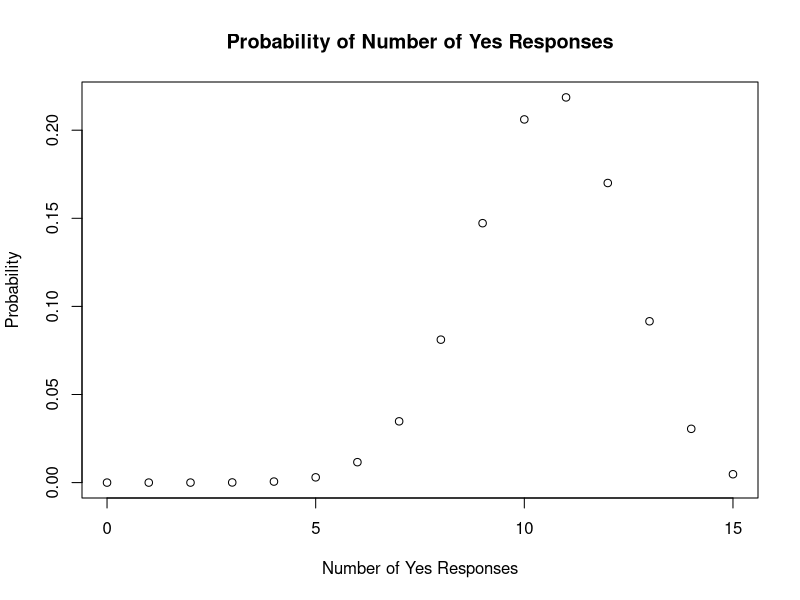
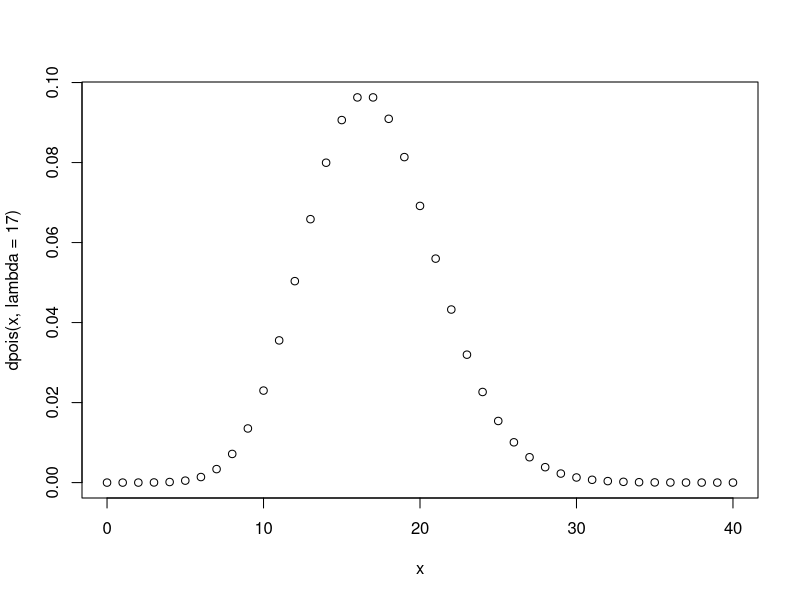
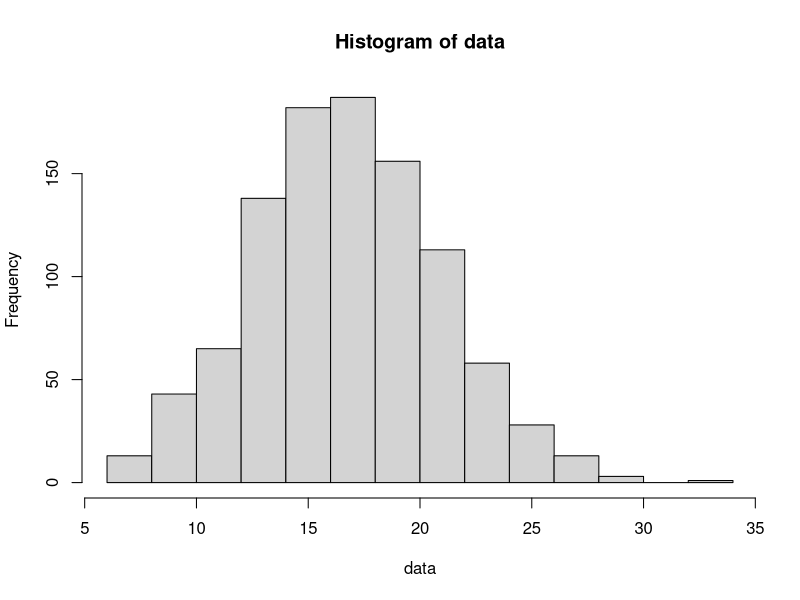
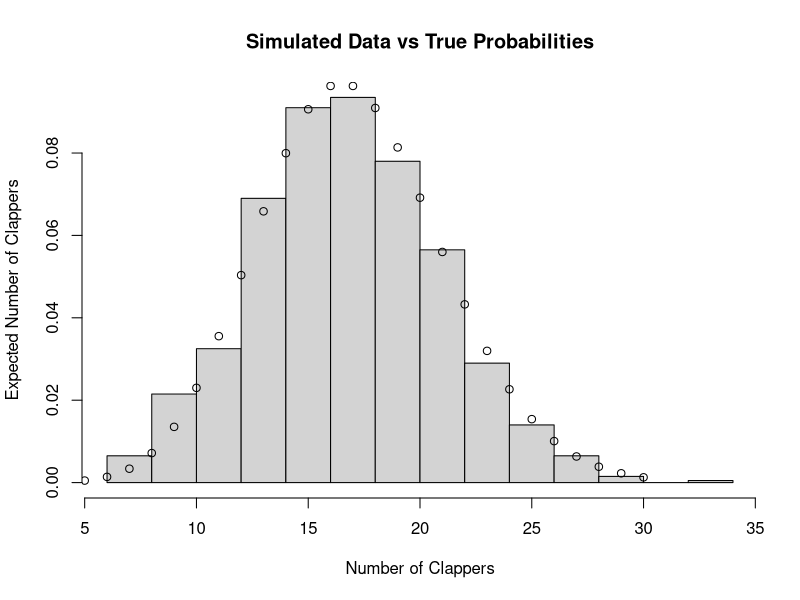

R code for these plots, in order:
#We have n = 300 participants, and a probability of success p = 0.7. Therefore, our expected number of “yes” responses out of this group is:
n = 300
p = 0.7
n*p

#What is the variance of this random variable?
n*p*(1-p)

#Now let’s return our attention to the active focus group. Let’s suppose your group consists of 15 people. Then you will have as few as zero yes responses and as many as 15. Let’s plot the probability of each of the 16 possibilities.

x <- 0:15
plot(x, dbinom(x, size = 15, prob = 0.7),
     main = "Probability of Number of Yes Responses",
     xlab = "Number of Yes Responses",
     ylab = "Probability")
1


#simulate 1000 more focus groups
data <- rbinom(1000, size = 15, prob = 0.7)
mean(data)
var(data)

#Let’s look at a similar experiment using the Poisson distribution. Every lecture, on average, 17 students clap
#at the end of my lecture (no not really, the actual number is much much much closer to zero). Pretending
#that the number is actually 17, I would like to predict the number who will clap at the end of my next lecture
#so I can know how good I will feel on the way back to my office.
#Similar to above, let’s plot the probability of the number of clappers from 0 up to 50.

x <- 0:40
plot(x,dpois(x, lambda = 17))

#simulate 1000
data <- rpois(1000, lambda = 17)
mean(data)

var(data)

#plot
x <- c(5:30)
invisible(plot(hist(data), freq = FALSE,
               main = "Simulated Data vs True Probabilities",
               xlab = "Number of Clappers",
               ylab = "Expected Number of Clappers"))

#overlay points
points(x, dpois(x, lambda = 17))


#change1

#change2

#change3

#change4

#changefrombrowser

#changefrombrowser2

#changefrom VSCODE

#changefrom caroline

#change from Matt